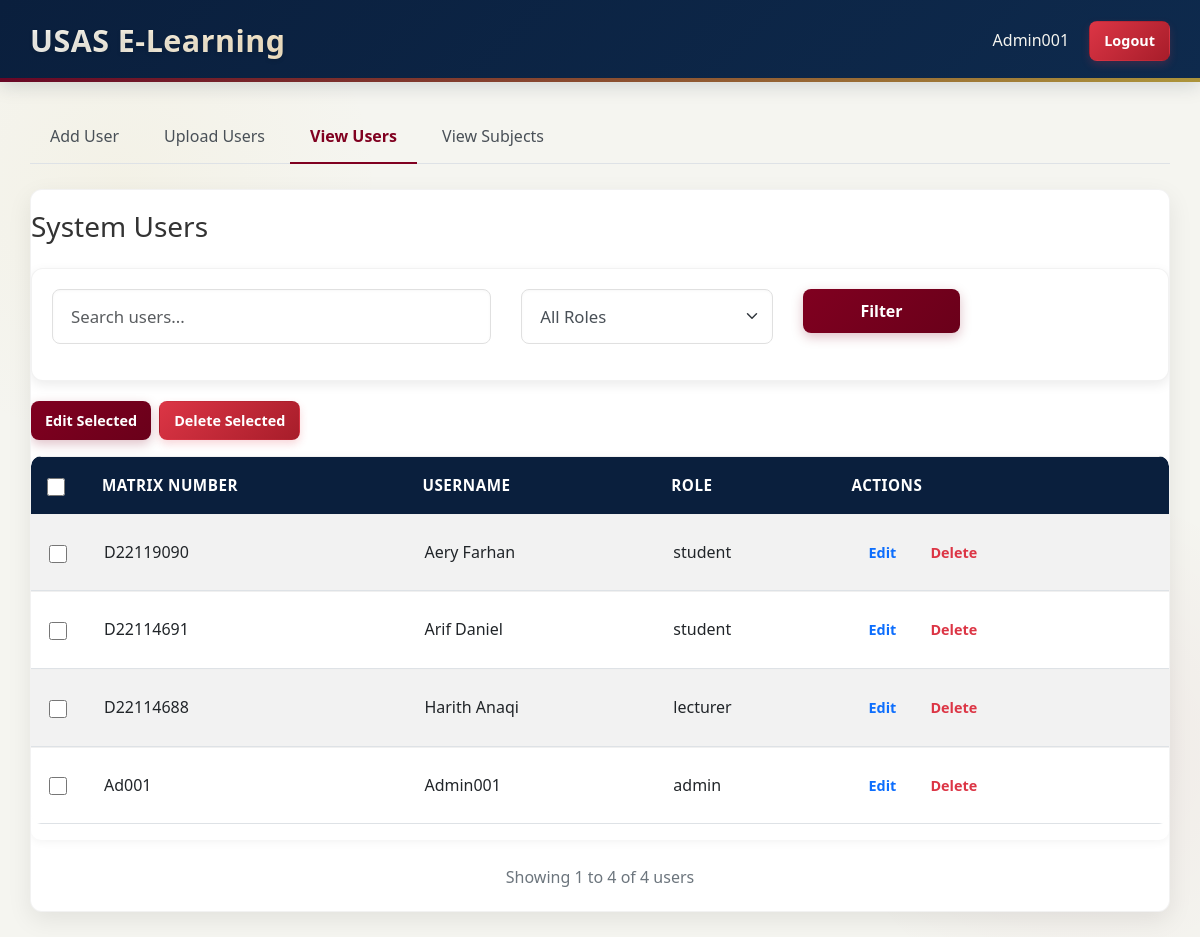
Screenshot of /admin_homepage.php?active_tab=view-users (signed in) with the database file from the repository.
### tables this page shows
CREATE TABLE IF NOT EXISTS `user` (
  `matrix_number` varchar(20) NOT NULL,
  `ic_number` varchar(20) NOT NULL,
  `username` varchar(50) NOT NULL,
  `role` enum('student','lecturer','admin') NOT NULL,
  `created_at` timestamp NULL DEFAULT CURRENT_TIMESTAMP,
  PRIMARY KEY (`matrix_number`)
);

### admin_homepage.php (the view, shortened to what this page needs)
<?php
include(__DIR__ . '/config.php');
$search = '';
$page = 1;
$users_per_page = 10;
$active_tab = isset($_GET['active_tab']) ? $_GET['active_tab'] : 'add-user';
$sql = "SELECT * FROM user WHERE 1";
$count_sql = "SELECT COUNT(*) as total FROM user WHERE 1";
$sql .= " ORDER BY role, username";
$offset = ($page - 1) * $users_per_page;
$sql .= " LIMIT $offset, $users_per_page";
$count_result = $conn->query($count_sql);
$total_users = $count_result->fetch_assoc()['total'];
$result = $conn->query($sql);
?>
<!DOCTYPE html>
<html lang="en">
<head>
    <link href="https://cdn.jsdelivr.net/npm/bootstrap@5.3.0/dist/css/bootstrap.min.css" rel="stylesheet">
</head>
<body>
    <div class="header-bar">
        <div class="container">
            <div class="d-flex justify-content-between align-items-center">
                <h1 class="header-title">USAS E-Learning</h1>
                <div>
                    <span class="me-3"><?= htmlspecialchars($_SESSION['username']) ?></span>
                    <a href="logout.php" class="btn btn-sm btn-danger">Logout</a>
                </div>
            </div>
        </div>
    </div>
    <div class="container">
        <ul class="nav nav-tabs" id="adminTabs" role="tablist">
            <li class="nav-item" role="presentation">
                <button class="nav-link <?= $active_tab === 'add-user' ? 'active' : '' ?>" id="add-user-tab" data-bs-toggle="tab" data-bs-target="#add-user" type="button" role="tab">Add User</button>
            </li>
            <li class="nav-item" role="presentation">
                <button class="nav-link <?= $active_tab === 'upload-users' ? 'active' : '' ?>" id="upload-users-tab" data-bs-toggle="tab" data-bs-target="#upload-users" type="button" role="tab">Upload Users</button>
            </li>
            <li class="nav-item" role="presentation">
                <button class="nav-link <?= $active_tab === 'view-users' ? 'active' : '' ?>" id="view-users-tab" data-bs-toggle="tab" data-bs-target="#view-users" type="button" role="tab">View Users</button>
            </li>
            <li class="nav-item" role="presentation">
                <button class="nav-link <?= $active_tab === 'view-subjects' ? 'active' : '' ?>" id="view-subjects-tab" data-bs-toggle="tab" data-bs-target="#view-subjects" type="button" role="tab">View Subjects</button>
            </li>
        </ul>
        <div class="tab-content form-container" id="adminTabsContent">
            <div class="tab-pane fade <?= $active_tab === 'view-users' ? 'show active' : '' ?>" id="view-users" role="tabpanel">
                <h3 class="mb-4">System Users</h3>
                <div class="search-container">
                    <form method="GET" class="row g-3">
                        <div class="col-md-5">
                            <input type="text" name="search" class="form-control" placeholder="Search users..." value="<?= htmlspecialchars($search) ?>">
                        </div>
                        <div class="col-md-3">
                            <select name="role_filter" class="form-select">
                                <option value="">All Roles</option>
                            </select>
                        </div>
                        <div class="col-md-2">
                            <button type="submit" class="btn btn-primary w-100">Filter</button>
                        </div>
                    </form>
                </div>
                <?php if ($result->num_rows == 0): ?>
                    <div class="alert alert-info">No users found matching your criteria.</div>
                <?php else: ?>
                    <div class="mb-3">
                        <div class="d-flex">
                            <button type="button" class="btn btn-primary btn-sm me-2" onclick="submitBulkAction('edit')">Edit Selected</button>
                            <button type="button" class="btn btn-danger btn-sm" onclick="submitBulkAction('delete')">Delete Selected</button>
                        </div>
                    </div>
                    <div class="table-responsive">
                        <table class="table table-striped">
                            <thead>
                                <tr>
                                    <th width="40px"><input type="checkbox" id="selectAll"></th>
                                    <th>Matrix Number</th>
                                    <th>Username</th>
                                    <th>Role</th>
                                    <th>Actions</th>
                                </tr>
                            </thead>
                            <tbody>
                                <?php while ($user = $result->fetch_assoc()): ?>
                                    <tr>
                                        <td><input type="checkbox" name="selected_users[]" value="<?= $user['matrix_number'] ?>"></td>
                                        <td><?= htmlspecialchars($user['matrix_number']) ?></td>
                                        <td><?= htmlspecialchars($user['username']) ?></td>
                                        <td><?= htmlspecialchars($user['role']) ?></td>
                                        <td>
                                            <a href="edit_user.php?matrix_number=<?= urlencode($user['matrix_number']) ?>" class="btn btn-sm btn-outline-primary">Edit</a>
                                            <a href="delete_user.php?matrix_number=<?= urlencode($user['matrix_number']) ?>" class="btn btn-sm btn-outline-danger" onclick="return confirm('Are you sure?')">Delete</a>
                                        </td>
                                    </tr>
                                <?php endwhile; ?>
                            </tbody>
                        </table>
                    </div>
                    <div class="text-muted text-center">
                        Showing <?= ($offset + 1) ?> to <?= min($offset + $users_per_page, $total_users) ?> of <?= $total_users ?> users
                    </div>
                <?php endif; ?>
            </div>
        </div>
    </div>
</body>
</html>

### rows the page displays
user: matrix_number "D22119090", username "Aery Farhan", role "student"
user: matrix_number "D22114691", username "Arif Daniel", role "student"
user: matrix_number "D22114688", username "Harith Anaqi", role "lecturer"
user: matrix_number "Ad001", username "Admin001", role "admin"

### other values shown
$_SESSION['username'] "Admin001"
$offset + 1 "1"
min($offset + $users_per_page, $total_users) "4"
$total_users "4"
